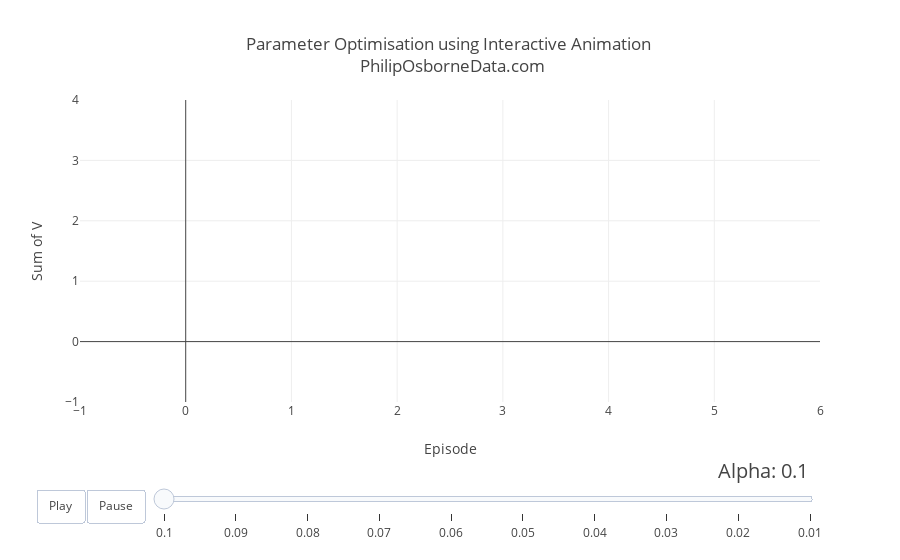

The code cell stored with this chart in its notebook:
### Code cell
# Provide all parameters fixed except alpha
budget6 = 23
num_episodes6 = 100
epsilon6 = 0.5

# Currently not using a reward
reward6 = [0,0,0,0,0,0,0,0,0]

VforInteractiveGraphA_2 = []    
lA2 = []
num_episodes6_2 = []
for x in range(0, 10):
    alpha6 = 0.1 - x/100
    Mdl6 = MCModelv1(data=data, alpha = alpha6, e = num_episodes6,epsilon = epsilon6, budget = budget6, reward = reward6)
    VforInteractiveGraphA_2 = np.append(VforInteractiveGraphA_2, Mdl6[0])
    for y in range(0, num_episodes6):
        lA2 = np.append(lA2,alpha6)
        num_episodes6_2 = np.append(num_episodes6_2, y)
VforInteractiveGraphA_22 = pd.DataFrame(VforInteractiveGraphA_2,lA2)
VforInteractiveGraphA_22['index1'] = VforInteractiveGraphA_22.index
VforInteractiveGraphA_22['Episode'] = num_episodes6_2
VforInteractiveGraphA_22.columns = ['V', 'Alpha', 'Episode']
VforInteractiveGraphA_22 = VforInteractiveGraphA_22[['Alpha','Episode', 'V']]


VforInteractiveGraphA_23 = VforInteractiveGraphA_22
VforInteractiveGraphA_23['continent'] = 'Test'
VforInteractiveGraphA_23['country'] = 'Test2'
VforInteractiveGraphA_23['pop'] = 7000000.0
VforInteractiveGraphA_23.columns = ['year', 'lifeExp', 'gdpPercap', 'continent', 'country', 'pop']

alphaforGraph2 = list(set(VforInteractiveGraphA_23['year']))
alphaforGraph2 = np.round(alphaforGraph2,2)
alphaforGraph2 = np.sort(alphaforGraph2)[::-1]
years = np.round([(alphaforGraph2) for alphaforGraph2 in alphaforGraph2],2)
years

%matplotlib inline

dataset = VforInteractiveGraphA_23

continents = []
for continent in dataset['continent']:
    if continent not in continents:
        continents.append(continent)
# make figure
figure = {
    'data': [],
    'layout': {},
    'frames': []
}

# fill in most of layout
figure['layout']['title'] = "Parameter Optimisation using Interactive Animation <br> PhilipOsborneData.com"
figure['layout']['xaxis'] = {'title': 'Episode'}
figure['layout']['yaxis'] = {'title': 'Sum of V', 'type': 'linear'}
figure['layout']['hovermode'] = 'closest'
figure['layout']['sliders'] = {
    'args': [
        'transition', {
            'duration': 400,
            'easing': 'cubic-in-out'
        }
    ],
    'initialValue': '1952',
    'plotlycommand': 'animate',
    'values': years,
    'visible': True
}
figure['layout']['updatemenus'] = [
    {
        'buttons': [
            {
                'args': [None, {'frame': {'duration': 500, 'redraw': False},
                         'fromcurrent': True, 'transition': {'duration': 300, 'easing': 'quadratic-in-out'}}],
                'label': 'Play',
                'method': 'animate'
            },
            {
                'args': [[None], {'frame': {'duration': 0, 'redraw': False}, 'mode': 'immediate',
                'transition': {'duration': 0}}],
                'label': 'Pause',
                'method': 'animate'
            }
        ],
        'direction': 'left',
        'pad': {'r': 10, 't': 87},
        'showactive': False,
        'type': 'buttons',
        'x': 0.1,
        'xanchor': 'right',
        'y': 0,
        'yanchor': 'top'
    }
]

sliders_dict = {
    'active': 0,
    'yanchor': 'top',
    'xanchor': 'left',
    'currentvalue': {
        'font': {'size': 20},
        'prefix': 'Alpha: ',
        'visible': True,
        'xanchor': 'right'
    },
    'transition': {'duration': 300, 'easing': 'cubic-in-out'},
    'pad': {'b': 10, 't': 50},
    'len': 0.9,
    'x': 0.1,
    'y': 0,
    'steps': []
}

# make data
year = 1.0
for continent in continents:
    dataset_by_year = dataset[np.round(dataset['year'],2) == np.round(year,2)]
    dataset_by_year_and_cont = dataset_by_year[dataset_by_year['continent'] == continent]

    data_dict = {
        'x': list(dataset_by_year_and_cont['lifeExp']),
        'y': list(dataset_by_year_and_cont['gdpPercap']),
        'mode': 'markers',
        'text': list(dataset_by_year_and_cont['country']),
        'marker': {
            'sizemode': 'area',
            'sizeref': 200000,
            'size': list(dataset_by_year_and_cont['pop'])
        },
        'name': continent
    }
    figure['data'].append(data_dict)

# make frames
for year in years:
    frame = {'data': [], 'name': str(year)}
    for continent in continents:
        dataset_by_year = dataset[np.round(dataset['year'],2) == np.round(year,2)]
        dataset_by_year_and_cont = dataset_by_year[dataset_by_year['continent'] == continent]

        data_dict = {
            'x': list(dataset_by_year_and_cont['lifeExp']),
            'y': list(dataset_by_year_and_cont['gdpPercap']),
            'mode': 'markers',
            'text': list(dataset_by_year_and_cont['country']),
            'marker': {
                'sizemode': 'area',
                'sizeref': 200000,
                'size': list(dataset_by_year_and_cont['pop'])
            },
            'name': continent
        }
        frame['data'].append(data_dict)

    figure['frames'].append(frame)
    slider_step = {'args': [
        [year],
        {'frame': {'duration': 300, 'redraw': False},
         'mode': 'immediate',
       'transition': {'duration': 300}}
     ],
     'label': year,
     'method': 'animate'}
    sliders_dict['steps'].append(slider_step)


figure['layout']['sliders'] = [sliders_dict]

iplot(figure)

### Figure 1 — Plotly figure (JSON) as saved in the notebook; plotly's stock layout.template omitted (floating-point values rounded to 4 significant figures)
{"data": [{"marker": {"size": [], "sizemode": "area", "sizeref": 200000}, "mode": "markers", "name": "Test", "text": [], "x": [], "y": []}], "layout": {"hovermode": "closest", "sliders": [{"active": 0, "currentvalue": {"font": {"size": 20}, "prefix": "Alpha: ", "visible": true, "xanchor": "right"}, "len": 0.9, "pad": {"b": 10, "t": 50}, "steps": [{"args": [[0.1], {"frame": {"duration": 300, "redraw": false}, "mode": "immediate", "transition": {"duration": 300}}], "label": 0.1, "method": "animate"}, {"args": [[0.09], {"frame": {"duration": 300, "redraw": false}, "mode": "immediate", "transition": {"duration": 300}}], "label": 0.09, "method": "animate"}, {"args": [[0.08], {"frame": {"duration": 300, "redraw": false}, "mode": "immediate", "transition": {"duration": 300}}], "label": 0.08, "method": "animate"}, {"args": [[0.07], {"frame": {"duration": 300, "redraw": false}, "mode": "immediate", "transition": {"duration": 300}}], "label": 0.07, "method": "animate"}, {"args": [[0.06], {"frame": {"duration": 300, "redraw": false}, "mode": "immediate", "transition": {"duration": 300}}], "label": 0.06, "method": "animate"}, {"args": [[0.05], {"frame": {"duration": 300, "redraw": false}, "mode": "immediate", "transition": {"duration": 300}}], "label": 0.05, "method": "animate"}, {"args": [[0.04], {"frame": {"duration": 300, "redraw": false}, "mode": "immediate", "transition": {"duration": 300}}], "label": 0.04, "method": "animate"}, {"args": [[0.03], {"frame": {"duration": 300, "redraw": false}, "mode": "immediate", "transition": {"duration": 300}}], "label": 0.03, "method": "animate"}, {"args": [[0.02], {"frame": {"duration": 300, "redraw": false}, "mode": "immediate", "transition": {"duration": 300}}], "label": 0.02, "method": "animate"}, {"args": [[0.01], {"frame": {"duration": 300, "redraw": false}, "mode": "immediate", "transition": {"duration": 300}}], "label": 0.01, "method": "animate"}], "transition": {"duration": 300, "easing": "cubic-in-out"}, "x": 0.1, "xanchor": "left", "y": 0, "yanchor": "top"}], "title": "Parameter Optimisation using Interactive Animation <br> PhilipOsborneData.com", "updatemenus": [{"buttons": [{"args": [null, {"frame": {"duration": 500, "redraw": false}, "fromcurrent": true, "transition": {"duration": 300, "easing": "quadratic-in-out"}}], "label": "Play", "method": "animate"}, {"args": [[null], {"frame": {"duration": 0, "redraw": false}, "mode": "immediate", "transition": {"duration": 0}}], "label": "Pause", "method": "animate"}], "direction": "left", "pad": {"r": 10, "t": 87}, "showactive": false, "type": "buttons", "x": 0.1, "xanchor": "right", "y": 0, "yanchor": "top"}], "xaxis": {"title": "Episode"}, "yaxis": {"title": "Sum of V", "type": "linear"}}}
